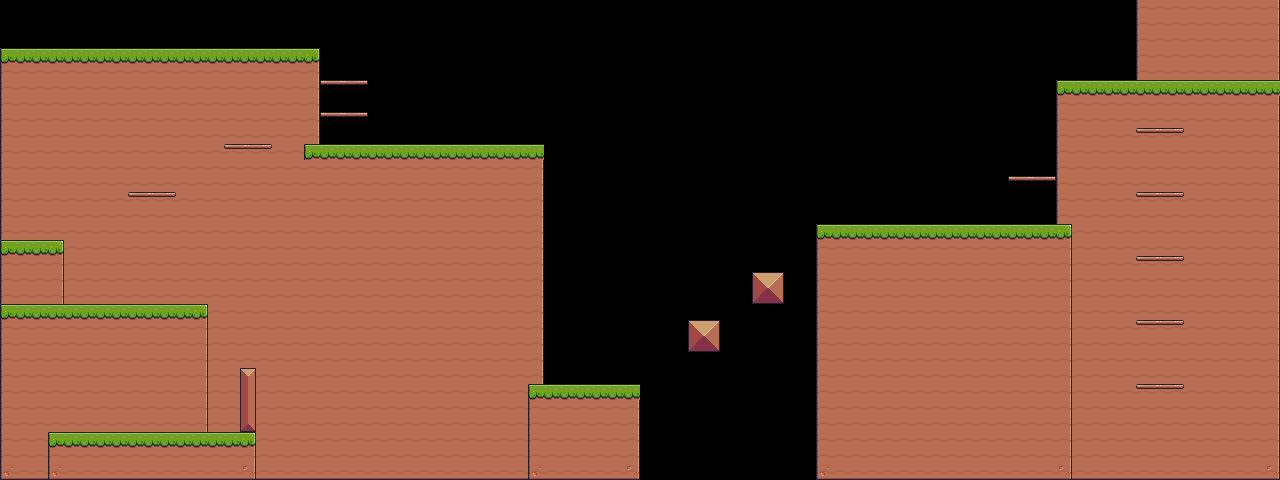

Rendered tile map (Tiled .tmx) drawn with the repository's tilesets; below, a short description and the map source with its tile grids summarised:
An orthogonal 80x30 tile map with 16x16 px tiles, 2 tile layers (ground, decoration), 2 tilesets and 17 objects.

<map version="1.10" tiledversion="1.10.2" orientation="orthogonal" renderorder="right-down" width="80" height="30" tilewidth="16" tileheight="16" infinite="0" nextlayerid="12" nextobjectid="375">
 <properties>
  <property name="musicAsset" value="MUSIC6" />
  <property name="name" value="Double Jumper" />
 </properties>
 <tileset firstgid="1" source="objects.tsx" />
 <tileset firstgid="17" source="terrain-extruded.tsx" />
 <layer id="2" name="ground" width="80" height="30">
  <data>[2400 cells, 1513 non-empty, 16 distinct tile ids]</data>
 </layer>
 <layer id="1" name="decoration" width="80" height="30">
  <data>[2400 cells, 30 non-empty, 3 distinct tile ids]</data>
 </layer>
 <objectgroup color="#ff0000" id="3" name="objects">
  <object id="358" gid="6" x="96" y="432" width="19" height="36" />
  <object id="359" gid="1" x="48" y="432" width="32" height="32" />
  <object id="360" gid="11" x="176" y="432" width="32" height="32" />
  <object id="361" gid="11" x="16" y="240" width="32" height="32" />
  <object id="362" gid="2" x="-13" y="325" width="38" height="38">
   <properties>
    <property name="entityTags" propertytype="EntityTags" value="FOREGROUND,HAS_TRACK" />
   </properties>
  </object>
  <object id="363" gid="2" x="185" y="326" width="38" height="38">
   <properties>
    <property name="entityTags" propertytype="EntityTags" value="FOREGROUND,HAS_TRACK" />
   </properties>
  </object>
  <object id="365" gid="3" x="176" y="192" width="42" height="42">
   <properties>
    <property name="entityTags" propertytype="EntityTags" value="HAS_AGGRO,FOREGROUND" />
   </properties>
  </object>
  <object id="366" gid="11" x="576" y="384" width="32" height="32" />
  <object id="367" gid="2" x="521" y="165" width="38" height="38">
   <properties>
    <property name="entityTags" propertytype="EntityTags" value="FOREGROUND,HAS_TRACK" />
   </properties>
  </object>
  <object id="368" gid="2" x="288" y="166" width="38" height="38">
   <properties>
    <property name="entityTags" propertytype="EntityTags" value="BACKGROUND,HAS_TRACK" />
   </properties>
  </object>
  <object id="370" gid="3" x="0" y="53" width="42" height="42" />
  <object id="371" gid="3" x="608" y="313" width="42" height="42" />
  <object id="372" gid="3" x="704" y="225" width="42" height="42" />
  <object id="373" gid="11" x="1145" y="388" width="32" height="32" />
  <object id="374" gid="5" x="1184" y="82" width="64" height="64" />
 </objectgroup>
 <objectgroup id="10" name="tracks">
  <object id="364" x="207" y="306">
   <polyline points="0,0 -207,0" />
  </object>
  <object id="369" x="305" y="146">
   <polyline points="0,0 238,0" />
  </object>
 </objectgroup>
</map>
